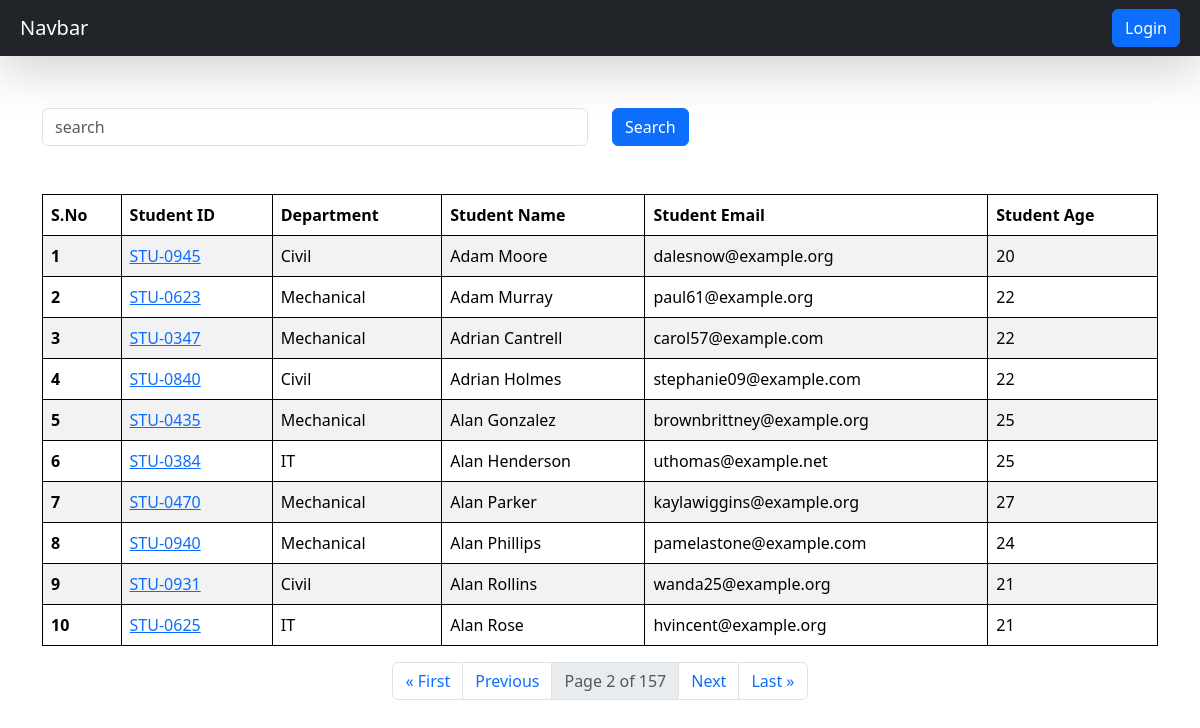
Screenshot of /students/?page=2 with the database file from the repository.
### vege/models.py (models this page shows, shortened)
class Student(models.Model):
    department = models.ForeignKey(Department, related_name="depart",on_delete=models.CASCADE)
    student_id = models.OneToOneField(StudentID, related_name="studentid", on_delete=models.CASCADE)
    student_name = models.CharField(max_length=100)
    student_email = models.EmailField(unique=True)
    student_age = models.IntegerField(default=18)
    student_address = models.TextField()
    is_deleted = models.BooleanField(default=False)
    objects = StudentManager()
    admin_objects = models.Manager()
    def __str__(self) -> str:
        return self.student_name
    class Meta:
        ordering = ['student_name']
        verbose_name = "student"

class StudentID(models.Model):
    student_id = models.CharField(max_length=100)
    def __str__(self) -> str:
        return self.student_id

class Department(models.Model):
    department = models.CharField(max_length=100)
    class Meta:
        ordering = ['department']

### vege/views.py (the view, shortened to what this page needs)
# urls.py: path('students/', get_students, name="get_students"),
def get_students(request):
    queryset = Student.objects.all()
    ranks = Student.objects.annotate(marks = Sum('studentmarks__marks')).order_by('-marks','-student_age')
    for rank in ranks:
        print(rank.marks)
    paginator = Paginator(queryset, 10)
    page_number = request.GET.get("page",1)
    page_obj = paginator.get_page(page_number)
    print(page_obj.object_list)
    return render(request, 'report/students.html', {'queryset': page_obj})

### vege/models.py (called while the page is built)
    def get_queryset(self):
        return super().get_queryset().filter(is_deleted=False)

### vege/templates/report/students.html
{% extends "base.html" %}
{% block start %}
<div class="container mt-5">
    <form>
    <div class="row">
        <div class="col-md-6">
            <input class="form-control mt-1" name="search" placeholder="search">
        </div>
        <div class="col-md-6">
            <button class="btn btn-primary mt-1">Search</button>
        </div>
    </div>
</form>
    <table class="table table-striped mt-5">
        <thead>
            <tr>
                <th scope="col">S.No</th>
                <th scope="col">Student ID</th>
                <th scope="col">Department</th>
                <th scope="col">Student Name</th>
                <th scope="col">Student Email</th>
                <th scope="col">Student Age</th>
            </tr>
        </thead>
        <tbody>
            {% for student in queryset %}
            <tr>
                <th scope="row">{{ forloop.counter }}</th>
                <td>
                    <a href="/see_marks/{{ student.student_id }}">
                        {{ student.student_id }}
                    </a>
                </td>
                <td>{{ student.department.department }}</td>
                <td>{{ student.student_name }}</td>
                <td>{{ student.student_email }}</td>
                <td>{{ student.student_age }}</td>
            </tr>
            {% endfor %}
        </tbody>
    </table>
    <nav aria-label="Page navigation example">
        <ul class="pagination d-flex justify-content-center align-items-center">
            {% if queryset.has_previous %}
            <li class="page-item">
                <a class="page-link" href="?page=1">&laquo; First</a>
            </li>
            <li class="page-item">
                <a class="page-link" href="?page={{ queryset.previous_page_number }}">Previous</a>
            </li>
            {% endif %}
            <li class="page-item disabled">
                <span class="page-link">Page {{ queryset.number }} of {{ queryset.paginator.num_pages }}</span>
            </li>
            {% if queryset.has_next %}
            <li class="page-item">
                <a class="page-link" href="?page={{ queryset.next_page_number }}">Next</a>
            </li>
            <li class="page-item">
                <a class="page-link" href="?page={{ queryset.paginator.num_pages }}">Last &raquo;</a>
            </li>
            {% endif %}
        </ul>
    </nav>
</div>
{% endblock %}

### home/templates/base.html (style rules this page uses)
table, th, td { border: 1px solid black; }

### rows the page displays
Student: student_id "STU-0945", department.department "Civil", student_name "Adam Moore", student_email "dalesnow@example.org", student_age "20"
Student: student_id "STU-0623", department.department "Mechanical", student_name "Adam Murray", student_email "paul61@example.org", student_age "22"
Student: student_id "STU-0347", department.department "Mechanical", student_name "Adrian Cantrell", student_email "carol57@example.com", student_age "22"
Student: student_id "STU-0840", department.department "Civil", student_name "Adrian Holmes", student_email "stephanie09@example.com", student_age "22"
Student: student_id "STU-0435", department.department "Mechanical", student_name "Alan Gonzalez", student_email "brownbrittney@example.org", student_age "25"
Student: student_id "STU-0384", department.department "IT", student_name "Alan Henderson", student_email "uthomas@example.net", student_age "25"
Student: student_id "STU-0470", department.department "Mechanical", student_name "Alan Parker", student_email "kaylawiggins@example.org", student_age "27"
Student: student_id "STU-0940", department.department "Mechanical", student_name "Alan Phillips", student_email "pamelastone@example.com", student_age "24"
Student: student_id "STU-0931", department.department "Civil", student_name "Alan Rollins", student_email "wanda25@example.org", student_age "21"
Student: student_id "STU-0625", department.department "IT", student_name "Alan Rose", student_email "hvincent@example.org", student_age "21"

### other values shown
{{ queryset.number }} "2"
{{ queryset.paginator.num_pages }} "157"
